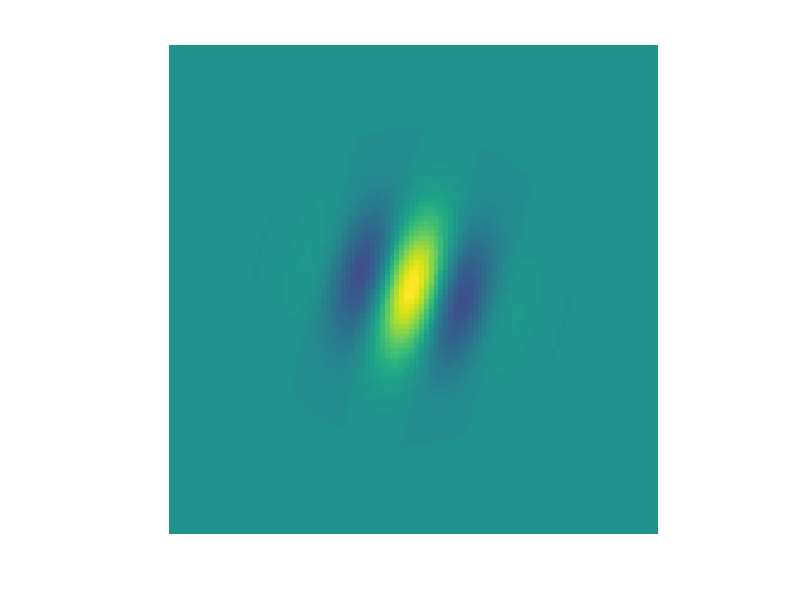

Here is the MATLAB script that generated this plot: (Note: this script raises an error after producing the figure.)
imSize = 100;                           % image size: n X n
lamda = 25;                             % wavelength (number of pixels per cycle)
theta = 15;                              % grating orientation
sigma = 10;                             % gaussian standard deviation in pixels
phase = .25;                            % phase (0 -> 1)
trim = .005;                             % trim off gaussian values smaller than this

X = 1:imSize;                           % X is a vector from 1 to imageSize
X0 = (X / imSize) - .5;                 % rescale X -> -.5 to .5

freq = imSize/lamda;                    % compute frequency from wavelength
Xf = X0 * freq * 2*pi;                  % convert X to radians: 0 -> ( 2*pi * frequency)
sinX = sin(Xf) ;                        % make new sinewave
plot(sinX, 'r-');                       % plot in red
phaseRad = (phase * 2* pi);             % convert to radians: 0 -> 2*pi
sinX = sin( Xf + phaseRad) ;            % make phase-shifted sinewave

[Xm Ym] = meshgrid(X0, X0);             % 2D matrices

Xf = Xm * freq * 2*pi;
grating = sin( Xf + phaseRad);          % make 2D sinewave

thetaRad = (theta / 360) * 2*pi;        % convert theta (orientation) to radians
Xt = Xm * cos(thetaRad);                % compute proportion of Xm for given orientation
Yt = Ym * sin(thetaRad);                % compute proportion of Ym for given orientation
XYt = [ Xt + Yt ];                      % sum X and Y components
XYf = XYt * freq * 2*pi;                % convert to radians and scale by frequency
grating = sin( XYf + phaseRad);                   % make 2D sinewave

%
% grating=abs(grating)*255;
%

s = sigma / imSize;                     % gaussian width as fraction of imageSize

gauss = exp( -(((Xm.^2)+(Ym.^2)) ./ (2* s^2)) ); % formula for 2D gaussian

gauss(gauss < trim) = 0;                 % trim around edges (for 8-bit colour displays)
gabor = grating .* gauss;                % use .* dot-product
imagesc( gabor, [-1 1] );                        % display
axis off; axis image;                    % use gray colormap
axis image; axis off; colormap gray(256);
set(gca,'pos', [0 0 1 1]);               % display nicely without borders
set(gcf, 'menu', 'none', 'Color',[.5 .5 .5]); % without background